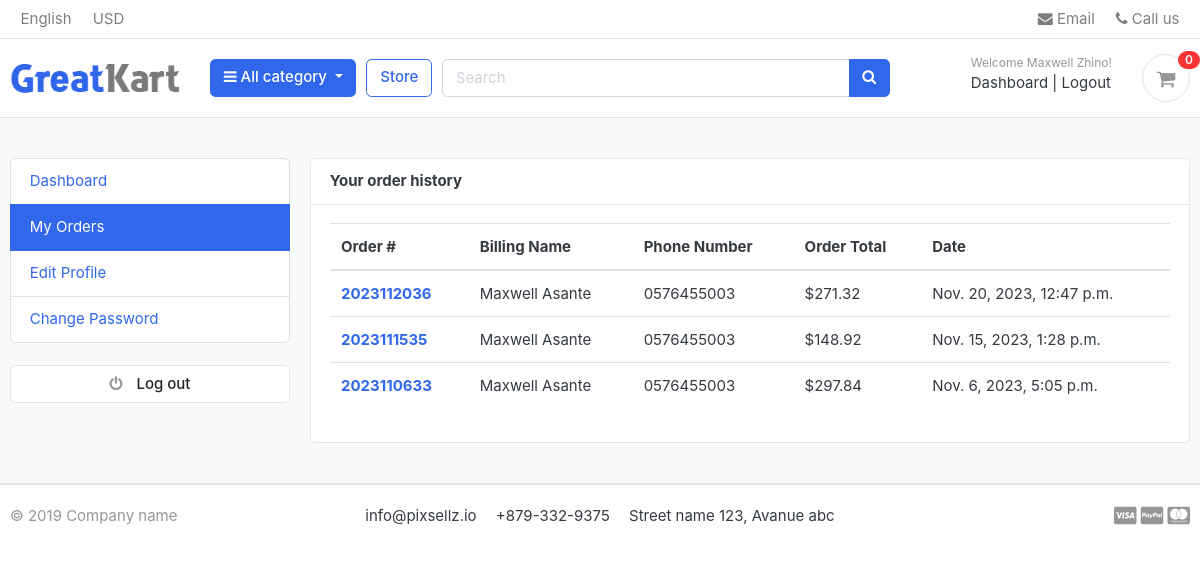
The page /accounts/my_orders/ (signed in) on the database its author committed.
### accounts/models.py (models this page shows, shortened)
class Account(AbstractBaseUser,PermissionsMixin):
    first_name = models.CharField(max_length=50)
    last_name = models.CharField(max_length=50)
    username = models.CharField(max_length=50, unique=True)
    email = models.EmailField(max_length=100, unique=True)
    phone_number = models.CharField(max_length=50)
    date_joined = models.DateTimeField(auto_now_add=True)
    last_login = models.DateTimeField(auto_now_add=True)
    is_admin = models.BooleanField(default=False)
    is_staff = models.BooleanField(default=False)
    is_active = models.BooleanField(default=False)
    is_superadmin = models.BooleanField(default=False)
    USERNAME_FIELD = 'email'
    REQUIRED_FIELDS = ['username', 'first_name', 'last_name']
    objects = MyAccountManager()

### orders/models.py (models this page shows, shortened)
class Order(models.Model):
    STATUS = (
        ('New', 'New'),
        ('Accepted', 'Accepted'),
        ('Completed', 'Completed'),
        ('Cancelled', 'Cancelled'),
    )
    user = models.ForeignKey(Account, on_delete=models.SET_NULL, null=True)
    payment = models.ForeignKey(Payment, on_delete=models.SET_NULL, blank=True, null=True)
    order_number = models.CharField(max_length=20)
    first_name = models.CharField(max_length=50)
    last_name = models.CharField(max_length=50)
    phone = models.CharField(max_length=15)
    email = models.EmailField(max_length=50)
    address_line_1 = models.CharField(max_length=50)
    address_line_2 = models.CharField(max_length=50, blank=True)
    country = models.CharField(max_length=50)
    state = models.CharField(max_length=50)
    city = models.CharField(max_length=50)
    order_note = models.CharField(max_length=100, blank=True)
    order_total = models.FloatField()
    tax = models.FloatField()
    status = models.CharField(max_length=10, choices=STATUS, default='New')
    ip = models.CharField(blank=True, max_length=20)
    is_ordered = models.BooleanField(default=False)
    created_at = models.DateTimeField(auto_now_add=True)
    updated_at = models.DateTimeField(auto_now=True)
    def full_name(self):
        return f'{self.first_name} {self.last_name}'

### accounts/views.py (the view)
# urls.py: path('my_orders/', views.my_orders, name='my_orders'),
@login_required(login_url='login')
def my_orders(request):
    orders = Order.objects.filter(user=request.user, is_ordered=True).order_by('-created_at')
    context = {
        'orders':orders,
    }
    return render(request, 'accounts/my_orders.html', context)

### carts/context_processors.py (called while the page is built)
def counter(request):
    cart_count = 0
    if 'admin' in request.path:
        return {}
    else:
        try:
            cart = Cart.objects.filter(cart_id=_cart_id(request))
            if request.user.is_authenticated:
                cart_items = CartItem.objects.all().filter(user=request.user)
            else:
                cart_items = CartItem.objects.all().filter(cart=cart[:1])
            for cart_item in cart_items:
                cart_count +=  cart_item.quantity
        except Cart.DoesNotExist:
            cart_count = 0
    return dict(cart_count= cart_count)

### carts/views.py (called while the page is built)
def _cart_id(request):
    cart = request.session.session_key
    if not cart:
        cart = request.session.create()
    return cart

### category/context_processors.py (called while the page is built)
def  menu_links(request):
    links = Category.objects.all()
    return dict(links=links)

### category/models.py (called while the page is built)
    def get_url(self):
        return reverse('product_by_category', args=[self.slug])

### templates/accounts/my_orders.html
<!DOCTYPE html>
{% extends 'base.html' %}
{% block content %}
<section class="section-conten padding-y bg">
{% include 'includes/alerts.html' %}
<div class="container">
	<div class="row">
	{% include 'includes/dashboard_sidebar.html' %}
	<main class="col-md-9">
		<article class="card">
		<header class="card-header">
			<strong class="d-inline-block mr-3">Your order history</strong>
		</header>
		<div class="card-body">
			<div class="row">
				<div class="col-md-12">
					<table class="table table-hover">
						<thead>
							<tr>
							<th scope="col">Order #</th>
							<th scope="col">Billing Name</th>
							<th scope="col">Phone Number</th>
							<th scope="col">Order Total</th>
							<th scope="col">Date</th>
							</tr>
						</thead>
						<tbody>
							{% for order in orders %}
								<tr>
								<th scope="row"><a href="{% url 'order_detail' order.order_number %}">{{order.order_number}}</a></th>
								<td>{{order.full_name}}</td>
								<td>{{order.phone}}</td>
								<td>${{order.order_total}}</td>
								<td>{{order.created_at}}</td>
								</tr>
							{% endfor %}
						</tbody>
					</table>
				</div>
			</div>
		</div>
		</article>
	</main>
</div>
</div>
</section>
{% endblock %}

### templates/includes/navbar.html (shortened to what this page needs)
 <!DOCTYPE html>
 {% load static %}
 <header class="section-header">
        <nav class="navbar p-md-0 navbar-expand-sm navbar-light border-bottom">
        <div class="container">
        <div class="collapse navbar-collapse" id="navbarTop4">
            <ul class="navbar-nav mr-auto">
                <li class="nav-item dropdown">
                    <a href="#" class="nav-link">   English </a>
                </li>
                <li class="nav-item dropdown">
                    <a href="#" class="nav-link"> USD </a>
                </li>
            </ul>
            <ul class="navbar-nav">
                <li><a href="#" class="nav-link"> <i class="fa fa-envelope"></i> Email </a></li>
                <li><a href="#" class="nav-link"> <i class="fa fa-phone"></i> Call us </a></li>
            </ul>
        </div>
        </div>
        </nav>
        <section class="header-main border-bottom">
            <div class="container">
        <div class="row align-items-center">
            <div class="col-lg-2 col-md-3 col-6">
                <a href="{% url 'home' %}" class="brand-wrap">
                    <img class="logo" src="{% static './images/logo.png' %}">
                </a>
            </div>
            <div class="col-lg col-sm col-md col-6 flex-grow-0">
                <div class="category-wrap dropdown d-inline-block float-right">
                    <button type="button" class="btn btn-primary dropdown-toggle" data-toggle="dropdown">
                        <i class="fa fa-bars"></i> All category
                    </button>
                </div>
            </div>
            <a href="{% url 'store' %}" class="btn btn-outline-primary">Store</a>
            <div class="col-lg  col-md-6 col-sm-12 col">
                <form action="{% url 'search' %}" class="search" method="GET">
                    <div class="input-group w-100">
                        <input type="text" class="form-control" style="width:60%;" placeholder="Search" name="keyword">
                        <div class="input-group-append">
                        <button class="btn btn-primary" type="submit">
                            <i class="fa fa-search"></i>
                        </button>
                        </div>
                    </div>
                </form>
            </div>
            <div class="col-lg-3 col-sm-6 col-8 order-2 order-lg-3">
                        <div class="d-flex justify-content-end mb-3 mb-lg-0">
                            {% if user.id is None %}
                            <div class="widget-header">
                                <small class="title text-muted">Welcome guest!</small>
                                <div>
                                    <a href="{% url 'login' %}">Sign in</a> <span class="dark-transp"> | </span>
                                    <a href="{% url 'register' %}"> Register</a>
                                </div>
                            </div>
                            {% else %}
                            <div class="widget-header">
                                <small class="title text-muted">Welcome {{user.first_name}}!</small>
                                <div>
                                    <a href="{% url 'dashboard' %}">Dashboard</a> <span class="dark-transp"> | </span>
                                    <a href="{% url 'logout' %}"> Logout</a>
                                </div>
                            </div>
                            {% endif %}
                            <a href="{% url 'cart' %}" class="widget-header pl-3 ml-3">
                                <div class="icon icon-sm rounded-circle border"><i class="fa fa-shopping-cart"></i></div>
                                <span class="badge badge-pill badge-danger notify">{{ cart_count }}</span>
                            </a>
                        </div>
                    </div>
        </div>
            </div>
        </section>
    </header>

### static/css/ui.css (style rules this page uses)
html { font-family: "Inter", sans-serif; font-size: 15px; }
.icon-xs, .icon-sm, .icon-md, .icon-lg { display: inline-block; text-align: center; flex-shrink: 0; flex-grow: 0; }
.icon-sm { width: 48px; height: 48px; line-height: 48px !important; font-size: 20px; }
.padding-y { padding-top: 40px; padding-bottom: 40px; }
article:after, .form-group:after { display: block; clear: both; content: ""; }
.bg { background-color: #f8f9fa; }
.header-main { position: relative; padding-top: 1rem; padding-bottom: 1rem; }
.brand-wrap .logo, .navbar-brand .logo { margin-right: 7px; max-height: 42px; display: inline-block; }
.widget-header { display: inline-block; vertical-align: middle; position: relative; }
.widget-header a { color: #343a40; }
.widget-header i { color: #969696; }
.widget-header .title { display: block; }
.widget-header .notify { position: absolute; top: -3px; right: -10px; }
.notify { position: absolute; top: -4px; right: -10px; display: inline-block; padding: 0.25em 0.6em; font-size: 12px; line-height: 1; text-align: center; border-radius: 3rem; color: #fff; background-color: #fa3434; }

### rows shown on the page
Account: first_name "Maxwell Zhino"
Order: order_number "2023112036", full_name "Maxwell Asante", phone "0576455003", order_total "271.32", created_at "Nov. 20, 2023, 12:47 p.m."
Order: order_number "2023111535", full_name "Maxwell Asante", phone "0576455003", order_total "148.92", created_at "Nov. 15, 2023, 1:28 p.m."
Order: order_number "2023110633", full_name "Maxwell Asante", phone "0576455003", order_total "297.84", created_at "Nov. 6, 2023, 5:05 p.m."

### other values the page prints
{{ cart_count }} "0"
